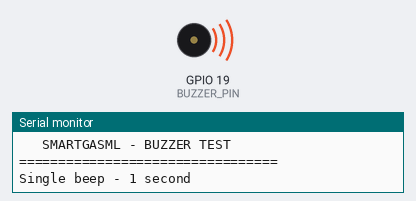
The sketch below on a simulated ESP32. On the bench: buzzer (waves = sounding), the last lines printed to the serial monitor.

Above: at 0.5 s.
At 2.8 s:
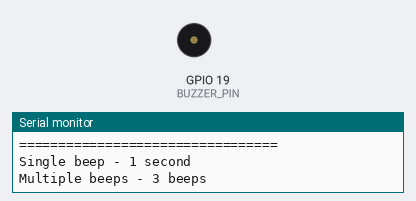
Timing chart, 0 to 5.5 s (numbered marks = the images above):
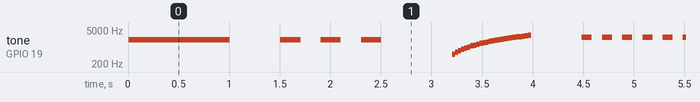

The sketch:

02_Buzzer_Test.ino
```cpp
/*
 * SmartGasML - Passive Buzzer Test
 * Tests buzzer on GPIO19 with different frequencies
 *
 * Wiring:
 * - Buzzer Signal (positive) -> GPIO19
 * - Buzzer GND -> GND
 */

#define BUZZER_PIN 19

void setup() {
  Serial.begin(115200);
  pinMode(BUZZER_PIN, OUTPUT);

  Serial.println("\n=================================");
  Serial.println("   SMARTGASML - BUZZER TEST");
  Serial.println("=================================\n");
}

void loop() {
  // Test 1: Single beep
  Serial.println("Single beep - 1 second");
  tone(BUZZER_PIN, 2000);
  delay(1000);
  noTone(BUZZER_PIN);
  delay(500);

  // Test 2: Multiple beeps
  Serial.println("Multiple beeps - 3 beeps");
  for(int i = 0; i < 3; i++) {
    tone(BUZZER_PIN, 2000);
    delay(200);
    noTone(BUZZER_PIN);
    delay(200);
  }
  delay(500);

  // Test 3: Frequency sweep
  Serial.println("Frequency sweep (500Hz to 3000Hz)");
  for(int freq = 500; freq <= 3000; freq += 100) {
    tone(BUZZER_PIN, freq);
    delay(30);
  }
  noTone(BUZZER_PIN);
  delay(500);

  // Test 4: Alarm pattern
  Serial.println("Alarm pattern (fast beeps)");
  for(int i = 0; i < 10; i++) {
    tone(BUZZER_PIN, 2500);
    delay(100);
    noTone(BUZZER_PIN);
    delay(100);
  }

  Serial.println("\nTest sequence complete. Restarting...\n");
  delay(2000);
}
```

Measured:
- by itself, tone on GPIO 19 (BUZZER_PIN): plays 2000 Hz for 1.0 s, 2000 Hz for 0.20 s, 2000 Hz for 0.20 s, 2000 Hz for 0.20 s, 500 Hz for 0.03 s, 600 Hz for 0.03 s … (604 notes in this stretch)
